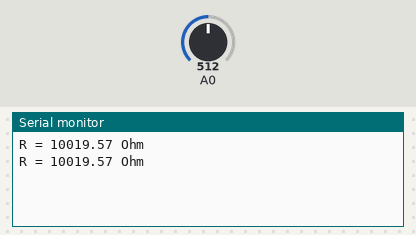
Recording of a sketch running on a simulated Arduino Uno, built with avr-gcc and run on an emulated ATmega328P. Parts: the last lines printed to the serial monitor. The test bench sets the inputs (shaded band); at power-on: A0 = 512.

Above: at 1.8 s.
1.9 s: A0 set to 1007
At 2.8 s:
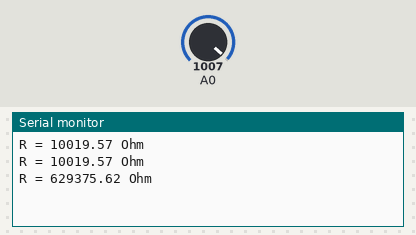
3.4 s: A0 set to 1023
At 4.8 s:
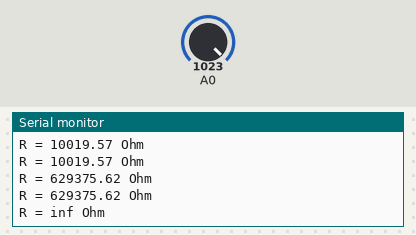

The sketch:

ctn_resistance.ino
```cpp
/*
 *  Mesure de la résistance d'une CTN
 */

// Déclaration des variables pour la mesure de la résistance
float Vcc = 5.0;    // Tension d'alimentation
float R1 = 10000;   // Résistance du pont diviseur de tension
float U;            // Tension de la CTN en volt
float R_mes;        // Résistance mesurée de le CTN en Ohm


void setup() {
  Serial.begin(9600);  // Paramétrage du port série
}

void loop() {
  U = analogRead(A0)*Vcc/1023;   // Lecture tension en V
  R_mes = R1*U/(Vcc-U);          // Calcul de la résistance
  Serial.print("R = ");          // Affichage
  Serial.print(R_mes);           // Affichage
  Serial.println(" Ohm");         // Affichage + sout de ligne
  delay(1000);                   // Temporisation de 1s
}
```

Measured:
- the behaviour switches between 1022 and 1023 on A0 (found by bisection; images 1 and 2)
- after the input at 1.9 s, the serial monitor: prints a new line after 0.10 s (image 1)
- after the input at 3.4 s, the serial monitor: prints a new line after 0.60 s (image 2)
